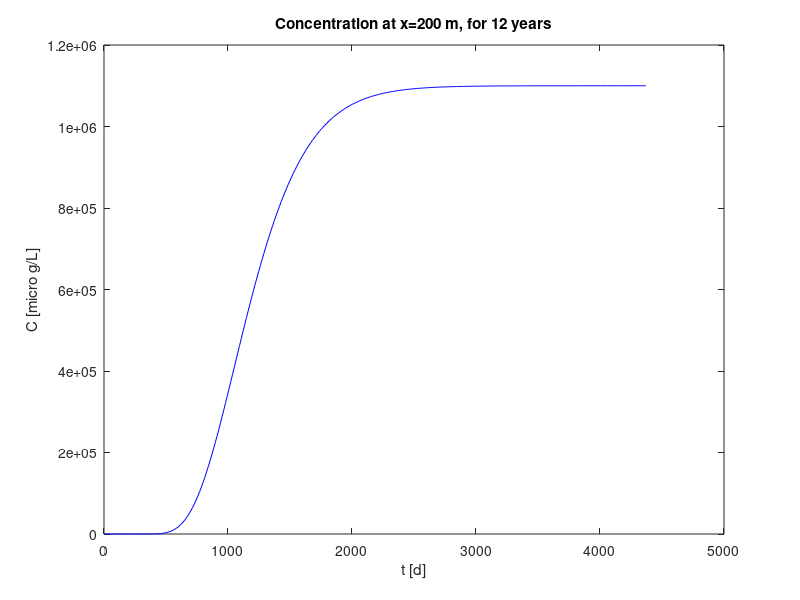

Write MATLAB code to recreate this figure. (Note: this script raises an error after producing the figure.)
% This program computes the concentration of TCE in the groundwater after a spill
clear
clc

%% Computation of flow velocity
n = 0.25; %porosity(-)
i = 0.0025; %gradient(-)
k = 0.1; %hydr conductivity(cm/s)
v = k*i/n; %water veolcity in x dir (cm/s)

%% Unit conversion
v = v*86400/100; %water velocity (m/d)

%% Computation of dispersion
alpha_L = 10;
D_1 = alpha_L*v;

%% Computation of retardation factor
foc = 0.005;
Koc = 126;
Kd = Koc * foc;
rho_b = 1.6;
R_d = 1+Kd*rho_b/n;

%% Computation of concentration at x=200 m and t=365 days
x = 200;
t = 365;
C0 = 1100000;
C = C0/2*erfc((R_d*x-v*t)/sqrt(4*R_d*D_1*t));
fprintf('\nConcentration after a year at 200 m: \n %2.3f ppb and the limit of permit is 5 ppb\n',C)

%% Computation of concentration for all x=1...300m, with dx=1 m, after one year, t=365
dt=14;
t_end=365*12;
t=(1:dt:t_end);
C=C0/2*erfc((R_d*x-v*t)./sqrt(4*R_d*D_1*t));

% Plot the results (x,y,color,linewidth)
figure
plot(t,C,'b',[365 365],[0 58],'r','Linewidth',1) % plot both result (blue) and the limit (red)
title('Concentration at x=200 m, for 12 years')
xlabel('t [d]')
ylabel('C [micro g/L]')

%% Computation of concentration for all x=1?300m, with dx=1 m, after one year, t=365
t=365; % Time
x=[1:1:300]; % Space vector
C=C0/2*erfc((R_d*x-v*t)/sqrt(4*R_d*D_l*t)); %notice the change from matrix operation / to element wise operation ./

% Plot the results
figure
plot(x,C,'b',[200 200],[0 58],'-r','Linewidth',1)
title('Concentration the first year for 300m')
xlabel('x [m]')
ylabel('C [ug/L]')

%% Computation of concentration for all x=1?300m, with dx=1m, for 12 years, with dt=14 days
dt=14; % Time interval [d]
t_end=365*12; % End time [d]
t=[1:dt:t_end]; % Time vector
x=[1:1:300]; % Space vector
[x,t]=meshgrid(x,t); % Spatial-temporal coordinates
% meshgrid --> to create 2 matrices so you can create combinations of 2
% vectors
% here it is a spatial and temporal grids
% t --> every 14 days
% x --> until 300 m
C=C0/2*erfc((R_d*x-v*t)./sqrt(4*R_d*D_l*t)); %notice the change from element wise operation ./ to matrix operation /

% Plot the results
figure
surf(x,t,C) %3-D shaded surface plot
shading flat % The shading function controls the color
shading of surface
colorbar % Add color bar
c=colorbar;
c.Label.String='Concentration of TCE [ug/L]';
title('Concentration for first 300m, in first 12 years')
xlabel('x [m]') % Displays x-axis related information
ylabel('t [d]') % Displays x-axis related information